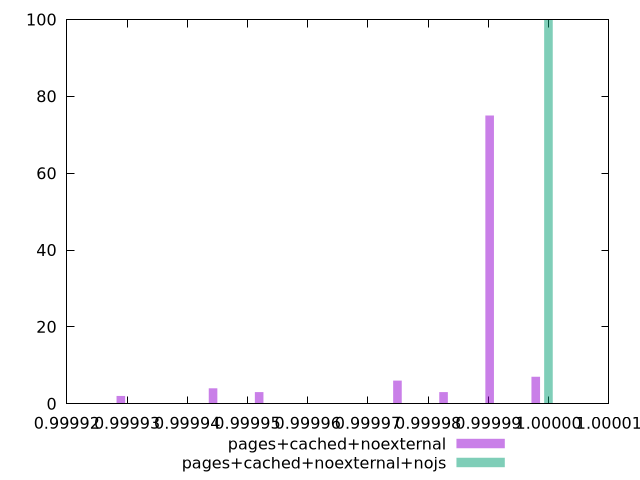

The gnuplot source for this figure:
$_pagesCachedNoexternal <<EOF
0.9999825501267164 3
0.999990204089243 75
0.9999748961641899 6
0.9999978580517694 7
0.9999442803140839 4
0.9999289723890308 2
0.9999519342766103 3
EOF
$_pagesCachedNoexternalNojs <<EOF
0.9999999641342968 100
EOF
set key outside below
set terminal pngcairo
set output "report_00004_2020-11-02T20-21-41.718Z/max-potential-fid/max-potential-fid_pages+cached+noexternal_pages+cached+noexternal+nojs+hist.png"
set boxwidth 0.000001419834905320716
set style fill transparent solid 0.5 noborder
set yrange [0:100]
plot $_pagesCachedNoexternal title "pages+cached+noexternal" with boxes ,$_pagesCachedNoexternalNojs title "pages+cached+noexternal+nojs" with boxes ,
